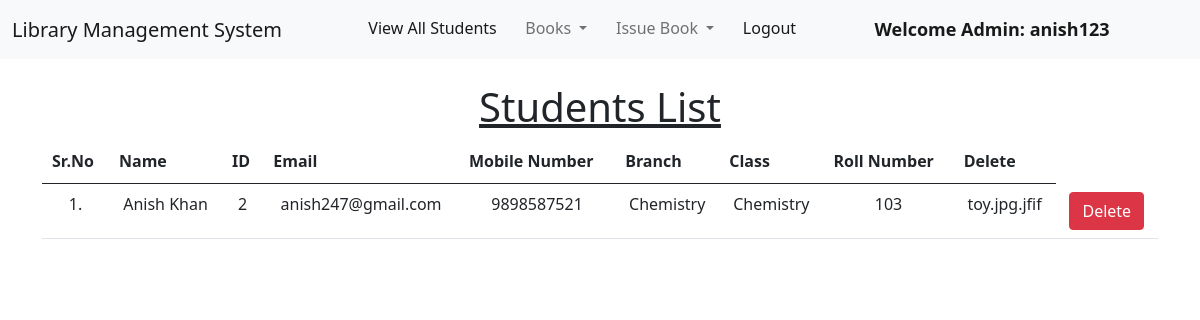
The app's page /view_students/ (signed in) with its own data.
### library/models.py (models this page shows, shortened)
class Student(models.Model):
    user = models.OneToOneField(User, on_delete=models.CASCADE)
    classroom = models.CharField(max_length=10)
    branch = models.CharField(max_length=10)
    roll_no = models.CharField(max_length=3, blank=True)
    phone = models.CharField(max_length=10, blank=True)
    image = models.ImageField(upload_to="", blank=True)

### library/views.py (the view)
# urls.py: path('view_students/',views.view_students, name='view_students'),
@login_required(login_url='/admin_login')
def view_students(request):
    students = Student.objects.all()
    return render(request,'view_students.html',{'students':students})

### library/templates/view_students.html (shortened to what this page needs)
{% extends 'admin_navbar.html' %}
{% load static %}
{% block content %}
<div class="container mt-4">
    <h1 class="text-center"><u>Students List</u></h1>
    <table class="table table-hover" id="example">
        <thead>
            <tr class="text-center">
                <th>Sr.No</th>
                <th>Name</th>
                <th>ID</th>
                <th>Email</th>
                <th>Mobile Number</th>
                <th>Branch</th>
                <th>Class</th>
                <th>Roll Number</th>
                <th>Delete</th>
            </tr>
        </thead>
        <tbody>
            {% for student in students %}
            <tr class="text-center">
                <td>{{forloop.counter}}.</td>
                <td>{{student.user.get_full_name}}</td>
                <td>{{student.user.id}}</td>
                <td>{{student.user.email}}</td>
                <td>{{student.phone}}</td>
                <td>{{student.branch}}</td>
                <td>{{student.classroom}}</td>
                <td>{{student.roll_no}}</td>
                <td>{{student.image}}</td>
                <td><a href="/delete_student/{{student.id}}/" class="btn btn-danger" onclick="return confirm('Are you sure you want to delete this student?')">Delete</a></td>
            </tr>
            {% endfor %}
        </tbody>
    </table>
    </div>
{% endblock content %}

### library/templates/admin_navbar.html (shortened to what this page needs)
<!doctype html>
<html lang="en">
  <head>
    <link href="https://cdn.jsdelivr.net/npm/bootstrap@5.1.0/dist/css/bootstrap.min.css" rel="stylesheet">
    <link rel="stylesheet" href="https://cdn.datatables.net/1.10.25/css/jquery.dataTables.min.css">
    <link rel="stylesheet" href="https://cdn.datatables.net/buttons/1.7.1/css/buttons.dataTables.min.css">
  </head>
  <body>
    <nav class="navbar navbar-expand-lg navbar-light bg-light">
        <div class="container-fluid">
          <a class="navbar-brand" href="#">Library Management System</a>
          <div class="collapse navbar-collapse" id="navbarSupportedContent">
            <ul class="navbar-nav me-auto mb-2 mb-lg-0">
              <li class="nav-item">
                <a class="nav-link active" aria-current="page" href="/view_students/">View All Students</a>
              </li>
              <li class="nav-item dropdown">
                <a class="nav-link dropdown-toggle" href="#" id="navbarDropdown" role="button" data-bs-toggle="dropdown" aria-expanded="false">
                  Books
                </a>
              </li>
              <li class="nav-item dropdown">
                <a class="nav-link dropdown-toggle" href="#" id="navbarDropdown" role="button" data-bs-toggle="dropdown" aria-expanded="false">
                  Issue Book
                </a>
              </li>
              <li class="nav-item">
                <a class="nav-link active" aria-current="page" href="/logout/">Logout</a>
              </li>
              <li class="nav-item">
                <a style="font-weight:600; font-family:'Segoe UI', Tahoma, Geneva, Verdana, sans-serif; font-size: large;" class="nav-link active" href="#">Welcome Admin: {{request.user}}</a>
              </li>
            </ul>
          </div>
        </div>
      </nav>
      {% block content %}
      {% endblock content %}
  </body>
</html>

### records on screen
Student: user.get_full_name "Anish Khan", user.id "2", user.email "anish247@gmail.com", phone "9898587521", branch "Chemistry", classroom "Chemistry", roll_no "103", image "toy.jpg.jfif"

### other values on screen
{{ request.user }} "anish123"
